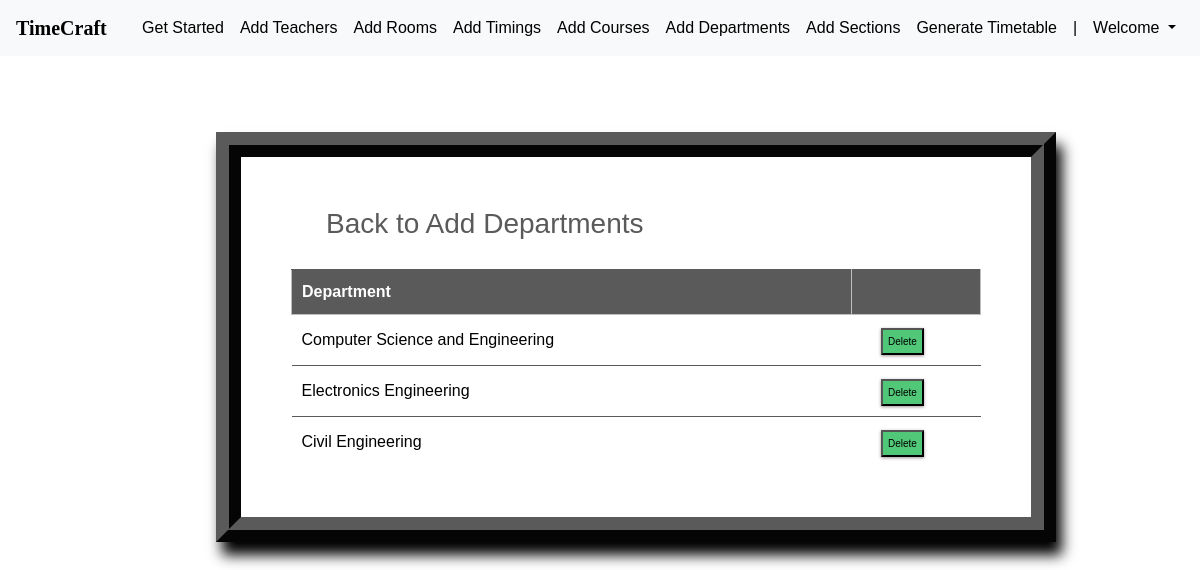
Screenshot of /departments_list/ (signed in) with the database file from the repository.
### ttgen/models.py (models this page shows, shortened)
class Department(models.Model):
    dept_name = models.CharField(max_length=50)
    courses = models.ManyToManyField(Course)

### ttgen/views.py (the view)
# urls.py: path('departments_list/', views.department_list, name='editdepartment'),
@login_required
def department_list(request):
    context = {
        'departments': Department.objects.all()
    }
    return render(request, 'deptlist.html', context)

### templates/deptlist.html (shortened to what this page needs)
<!DOCTYPE html>
<html lang="en">
<head>
	<link rel="stylesheet" href="https://maxcdn.bootstrapcdn.com/bootstrap/4.0.0/css/bootstrap.min.css">
    <link rel="stylesheet" type="text/css" href="static/css/index.css">
</head>
<body>
        <header>
			<nav class="navbar navbar-expand-md navbar-dark fixed-top bg-light">
                <a class="navbar-brand" href="#" style="color:black;"><b>TimeCraft</b></a>
                <div class="collapse navbar-collapse" id="navbarCollapse">
                    <ul class="navbar-nav ml-auto">
                    <li class="nav-item">
                        <a class="nav-link" href="{% url 'admindash' %}"  style="color:black;">Get Started</a>
                    </li>
                    <li class="nav-item">
                        <a class="nav-link" href="{% url 'addInstructors' %}"  style="color:black;">Add Teachers</a>
                    </li>
                    <li class="nav-item">
                        <a class="nav-link" href="{% url 'addRooms' %}"  style="color:black;">Add Rooms</a>
                    </li>
                    <li class="nav-item">
		                <a class="nav-link" href="{% url 'addTimings' %}"  style="color:black;">Add Timings</a>
		            </li>
                    <li class="nav-item">
                        <a class="nav-link" href="{% url 'addCourses' %}"  style="color:black;">Add Courses</a>
                    </li>
                    <li class="nav-item active">
			            <a class="nav-link" href="{% url 'addDepts' %}"  style="color:black;">Add Departments</a>
		            </li>
                    <li class="nav-item">
			            <a class="nav-link" href="{% url 'addSections' %}"  style="color:black;">Add Sections</a>
		            </li>
                    <li class="nav-item">
			            <a class="nav-link" href="{% url 'generate' %}"  style="color:black;">Generate Timetable</a>
		            </li>
                    <li class="nav-item active">
			            <a class="nav-link"  style="color:black;">|</a>
		            </li>
                    <li class="nav-item dropdown">
		                <a class="nav-link dropdown-toggle" href="#" id="dropdown03" data-toggle="dropdown" aria-haspopup="true" aria-expanded="false"  style="color:black;">Welcome {{ user.first_name }}</a>
		            </li>
                    </ul>
                </div>
            </nav>
        </header>
        {% block content %}
        {% load static %}
        <br><br>
<fieldset class="fieldset">
    <a href="{% url 'addDepts'%}"><h1 class="tablink" onclick="openPage('new')" id="defaultOpen">Back to Add Departments</h1></a>
    <div class="tabcontent" id="edit">
        <table class="table1">
            <thead>
            <tr class="table-headers">
            <th>Department</th>
            <th  class="empty"></th>
            </tr>
            </thead>
            <tbody>
            {% for dept in departments %}
            <tr>
             <td>{{dept.dept_name}}</td>
             <td class="empty">
                <form action="{% url 'deletedepartment' dept.id %}" method="post">
                        <input type="submit" value="Delete" class="cross" style="color:black; background-color:#50C878;">
                </form>
             </td>
             </tr>
            {% endfor %}
            </tbody>
        </table>
    </div>
</fieldset>
{% endblock %}

### static/css/index.css (style rules this page uses)
body { padding-top: 3rem; padding-bottom: 3rem; color: #000000; font-family: 'Poppins', sans-serif; overflow-x: hidden; }
nav { font-family: sans-serif; }

### templates/deptlist.html (style rules this page uses)
nav { font-family: sans-serif; }
.navbar-brand { font-size: 20px; font-family: Georgia, 'Times New Roman', Times, serif; }
* { margin: 0; padding: 0; box-sizing: border-box; }
html { scroll-behavior: smooth; }
a { text-decoration:none; }
form { margin-top: 3%; margin-left: 18%; margin-right: 12%; }
fieldset h1 { color: #5a5a5a; padding-bottom: 20px; margin-left: 35px; display: inline-block; cursor: pointer; font-size: 28px; }
fieldset input { padding:8px; color: #938c8c }
.table2 td, th { border: 1px solid rgb(190,190,190); padding: 10px 20px; }
.table1 { width: 100%; border-collapse: collapse; text-align: left; overflow: hidden; }
.table1 td, th { border-top: 1px solid #5a5a5a; padding: 10px; }
.table1 th { background-color: #5a5a5a; color: #fff; }
.cross { font-size:10px; box-shadow: 0px 1px 3px 0px #9e9292; padding: 4px 5px; color: #fff; background-color: #5a5a5a; cursor: pointer; }
.fieldset { margin-top: 3%; margin-left: 18%; margin-right: 12%; padding: 50px; border-width: 25px; border-style: ridge; border-color: #5a5a5a; box-shadow: 6px 13px 13px 0px black; background-color: #fff; }
.nav-item a { color: black; text-decoration: none; transition: font-size 0.3s; }

### rows the page displays
Department: dept_name "Computer Science and Engineering"
Department: dept_name "Electronics Engineering"
Department: dept_name "Civil Engineering"
